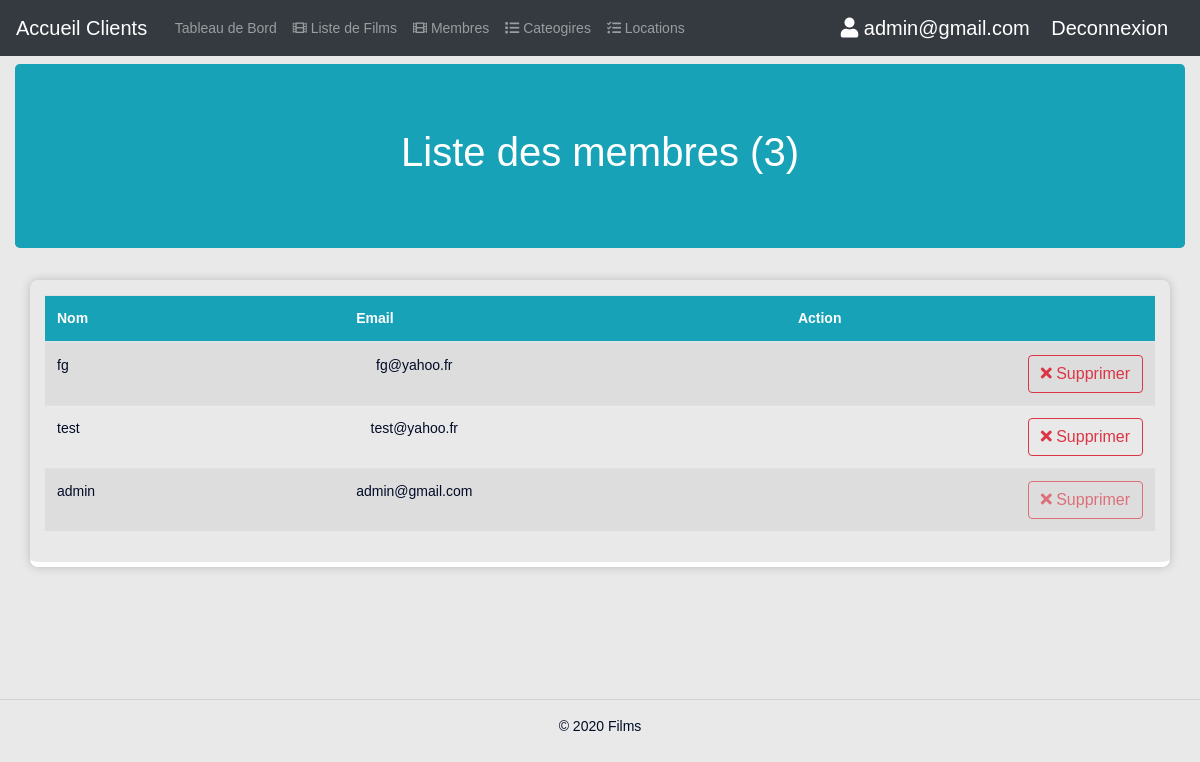
/viewsfilms/admin/allMembers.php (signed in), run on the app's committed database.
### tables this page shows
CREATE TABLE `membres` (
  `id` int(11) unsigned NOT NULL AUTO_INCREMENT,
  `nom` varchar(255) NOT NULL,
  `email` varchar(255) NOT NULL DEFAULT '',
  `is_admin` int(11) DEFAULT '0',
  `password` text NOT NULL,
  `created_at` timestamp NOT NULL DEFAULT CURRENT_TIMESTAMP ON UPDATE CURRENT_TIMESTAMP,
  `updated_at` timestamp NOT NULL DEFAULT CURRENT_TIMESTAMP,
  PRIMARY KEY (`id`),
  UNIQUE KEY `email` (`email`)
);

### viewsfilms/includes/db.php (called while the page is built, shortened)
<?php
  function getAllMembers($conn)  {
    try {
      $stmt = $conn->prepare('SELECT * FROM membres ORDER BY created_at');
      $stmt->execute();
      return $stmt->fetchAll();
    } catch(PDOException $e) {
      die("Error While fetching the members: " . $e->getMessage());
    }
  }
?>

### viewsfilms/admin/allMembers.php (the view, shortened to what this page needs)
<?php
  include("../includes/db.php");
  $membres = getAllMembers($conn);
?>
<!DOCTYPE html>
<html lang="en">
<head>
  <?php include_once("../includes/header.php"); ?>
  <link rel="stylesheet" href="../../css/table.css">
</head>
<body>
  <main role="main">
    <?php include_once("../includes/adminMenu.php"); ?>
    <div class="col pt-2">
      <div class="row justify-content-center ">
        <div class="col-12">
          <div class="jumbotron bg-info">
            <div class="row">
              <div class="col main pt-0">
                <h1 class=" d-none d-sm-block text-center text-white">
                  Liste des membres (<?php  echo count($membres); ?>)
                </h1>
              </div>
            </div>
          </div>
          <div class="container box">
            <div class="row">
              <div class="col-12">
                <div class="table-responsive table-hover">
                  <table class="table table-striped">
                    <thead class="bg-info text-white">
                      <tr>
                        <th scope="col3">Nom</th>
                        <th scope="col3" width="100">Email</th>
                        <th colspan="2" scope="col3" class="text-center">Action</th>
                      </tr>
                    </thead>
                    <tbody>
                      <?php foreach($membres as $membre) {?>
                      <tr>
                        <td><?php  echo $membre['nom']; ?></td>
                        <td class="text-center"><?php  echo $membre['email']; ?></td>
                        <?php if(!$membre["is_admin"]) { ?>
                        <td class="text-right">
                          <form method="post">
                            <button type="submit" name="deleteMembre" class="btn btn-outline-danger">
                              <i class="fa fa-times" aria-hidden="true"></i>
                              Supprimer
                            </button>
                          </form>
                        </td>
                        <?php } else { ?>
                        <td class="text-right">
                          <button type="button" class="btn btn-outline-danger disabled">
                            <i class="fa fa-times" aria-hidden="true"></i>
                            Supprimer
                          </button>
                        </td>
                        <?php } ?>
                      </tr>
                      <?php } ?>
                    </tbody>
                  </table>
                </div>
              </div>
            </div>
          </div>
        </div>
      </div>
    </div>
  </main>
  <?php include_once("../includes/footer.php");?>
</body>
</html>

### css/style.css (style rules this page uses)
body { height: 100%; width: 100%; background: #e9e9e9; font-family: 'Arimo', Arial, sans-serif; font-weight: 400; font-size: 14px; color: #010b26; }
.box { margin-bottom: 20px !important; padding: 15px !important; border-radius: 8px !important; -webkit-box-shadow: 0 0 10px 0 rgba(0, 0, 0, .2) !important; box-shadow: 0 0 10px 0 rgba(0, 0, 0, .2) !important; border-bottom: 5px solid #fff !important; }
* { -webkit-transition: 300ms; transition: 300ms; }
h1, h2, h3, h4, h5, p { font-weight: 400; }

### css/table.css (style rules this page uses)
.box { margin-bottom: 20px !important; padding: 15px !important; border-radius: 8px !important; -webkit-box-shadow: 0 0 10px 0 rgba(0, 0, 0, .2) !important; box-shadow: 0 0 10px 0 rgba(0, 0, 0, .2) !important; border-bottom: 5px solid #fff !important; }

### data on the page
membres: nom "fg", email "fg@yahoo.fr"
membres: nom "test", email "test@yahoo.fr"
membres: nom "admin", email "admin@gmail.com", is_admin 1 (drawn)

### other printed values
$_SESSION["email"] "admin@gmail.com"
count($membres) "3"
